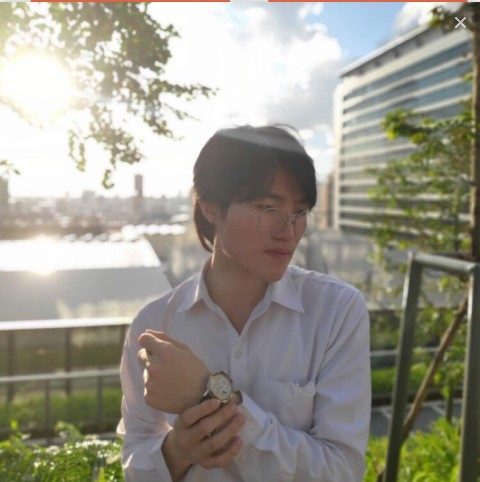
#> input picture ohm1.jpg, 480 x 482 px, found by its file name
$ python Test_Sepia.py
#> lines starting #> are read from the running program, lines starting #| are printed output that depends on the picture
import numpy as np
import cv2

def sepia(src_image):
    # convert the input image to grayscale
    gray = cv2.cvtColor(src_image, cv2.COLOR_BGR2GRAY)

    # normalize the grayscale values to the range of 0 to 1
    normalized_gray = np.array(gray, np.float32)/255

    # create a 3-channel array with solid sepia color
    sepia = np.ones(src_image.shape)
    sepia[:,:,0] *= 153 # B
    sepia[:,:,1] *= 204 # G
    sepia[:,:,2] *= 255 # R

    print(sepia[:,:,0])
    # apply the weighting factors to the sepia color channels using element-wise multiplication
    sepia[:,:,0] *= normalized_gray # B
    sepia[:,:,1] *= normalized_gray # G
    sepia[:,:,2] *= normalized_gray # R

    # convert the resulting sepia image to uint8 data type
    sepia_img = np.array(sepia, dtype=np.uint8)

    return sepia_img

def invert_method(img):
    img_gray   = cv2.cvtColor(img, cv2.COLOR_BGR2GRAY)
    invert_img = cv2.bitwise_not(img_gray)

    return invert_img
# read an input image
image = cv2.imread("E:\Git-hab\Image_Processing_GUI\ohm1.jpg")
#> image is the input picture: shape (482, 480, 3); mean B, G, R 140.4, 152.2, 154.9
gray = cv2.cvtColor(image, cv2.COLOR_BGR2GRAY)
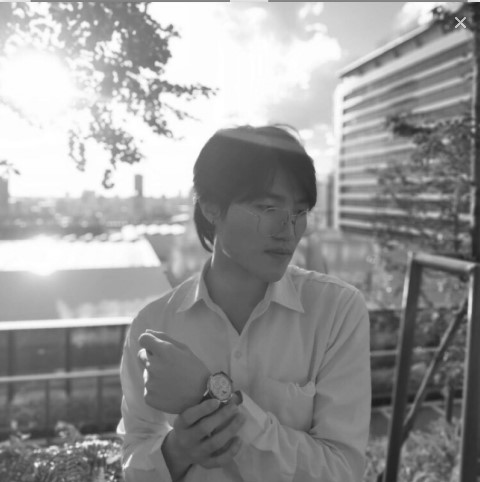
#> gray: shape (482, 480); min 27, max 255, mean 151.7

cv2.imshow("Invert image",invert_method(image))
#> in invert_method, `invert_img = cv2.bitwise_not(img_gray)`:
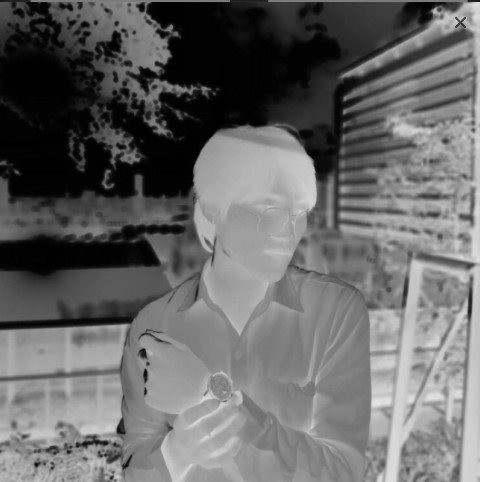
#> invert_img: shape (482, 480); min 0, max 228, mean 103.3
# apply the sepia filter to the input image
sepia_image = sepia(image)
#> in sepia, `sepia[:,:,1] *= 204`:
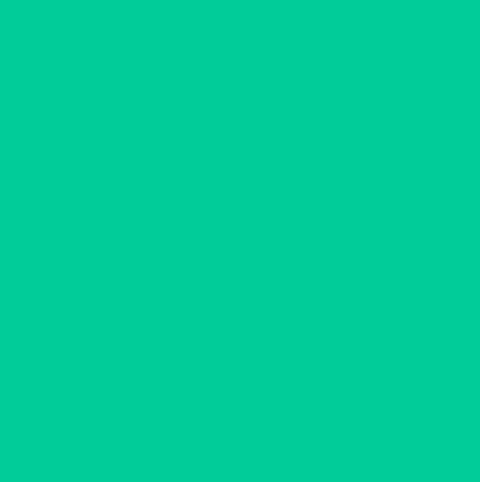
#> sepia: shape (482, 480, 3) float64; mean of channels 0, 1, 2 153, 204, 1; drawn as B, G, R
#> in sepia, `sepia[:,:,2] *= 255`:
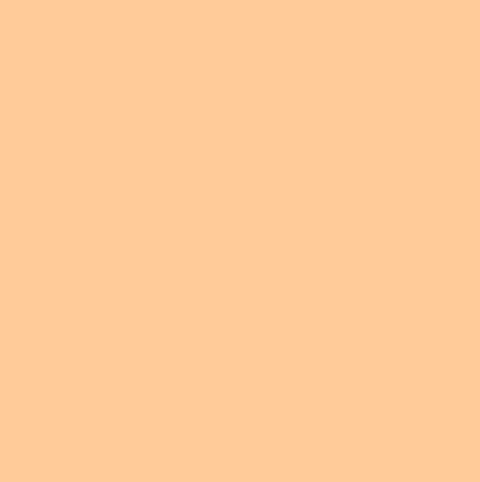
#> sepia: shape (482, 480, 3) float64; mean of channels 0, 1, 2 153, 204, 255; drawn as B, G, R
#> (printed output is left out)
#> in sepia, `sepia[:,:,0] *= normalized_gray`:
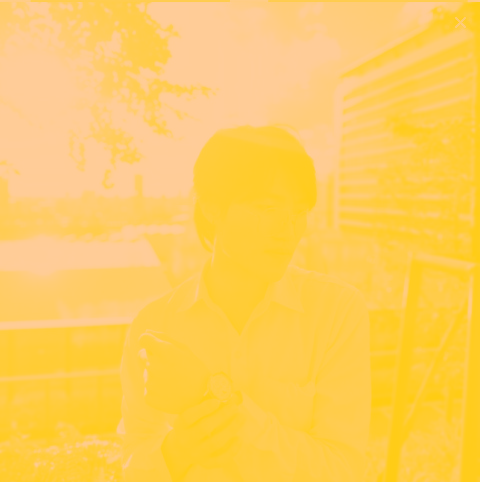
#> sepia: shape (482, 480, 3) float64; mean of channels 0, 1, 2 91, 204, 255; drawn as B, G, R
#> in sepia, `sepia[:,:,1] *= normalized_gray`:
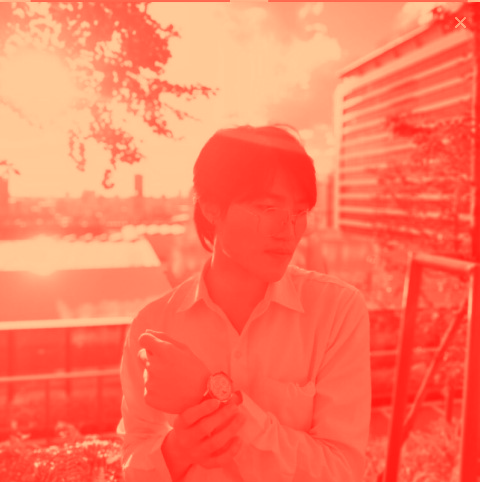
#> sepia: shape (482, 480, 3) float64; mean of channels 0, 1, 2 91, 121.3, 255; drawn as B, G, R
#> in sepia, `sepia[:,:,2] *= normalized_gray`:
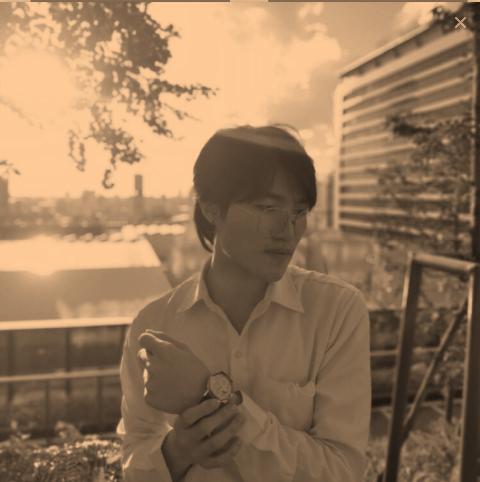
#> sepia: shape (482, 480, 3) float64; mean of channels 0, 1, 2 91, 121.3, 151.7; drawn as B, G, R

# display the resulting sepia image
cv2.imshow("Gray Image", gray)

# wait for a key press and then close the window
cv2.waitKey(0)
cv2.destroyAllWindows()

$ run again, with ohm2.jpg copied over ohm1.jpg
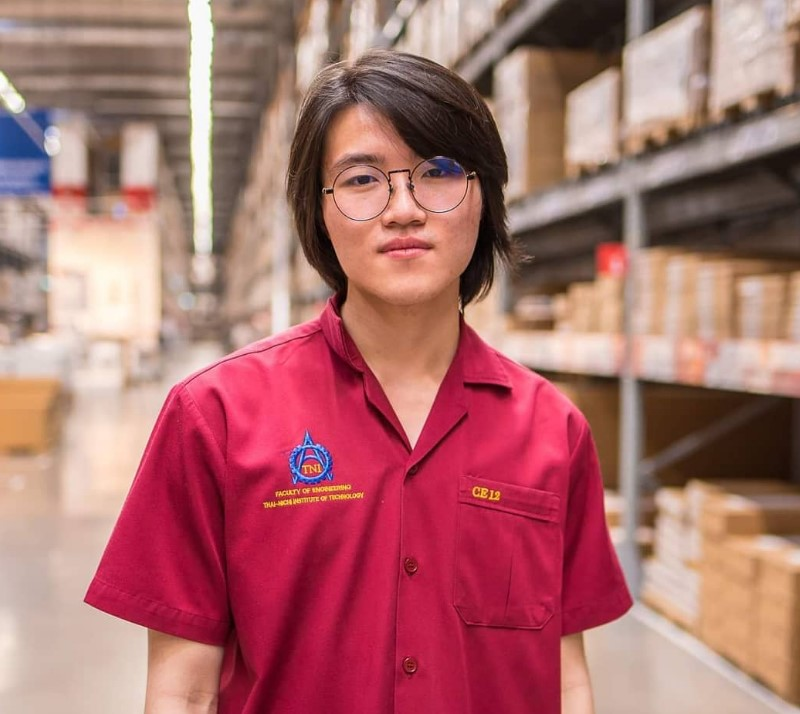
#> input picture ohm2.jpg, 800 x 714 px, found by its file name
#> image is the input picture: shape (714, 800, 3); mean B, G, R 109.4, 109.6, 171.7
#> in invert_method, `invert_img = cv2.bitwise_not(img_gray)`:
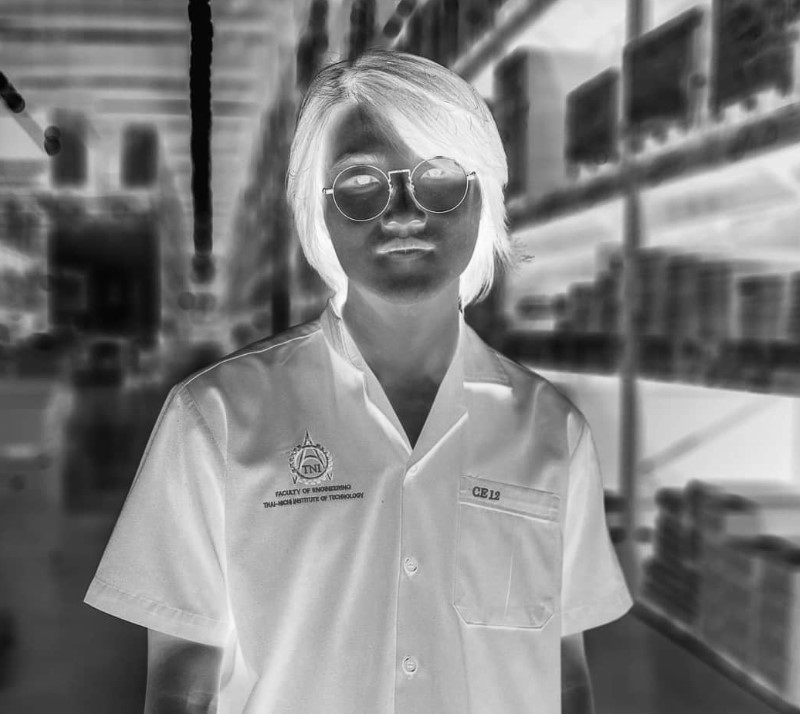
#> invert_img: shape (714, 800); min 1, max 254, mean 126.8
#> (printed output is left out)
#> in sepia, `sepia[:,:,2] *= normalized_gray`:
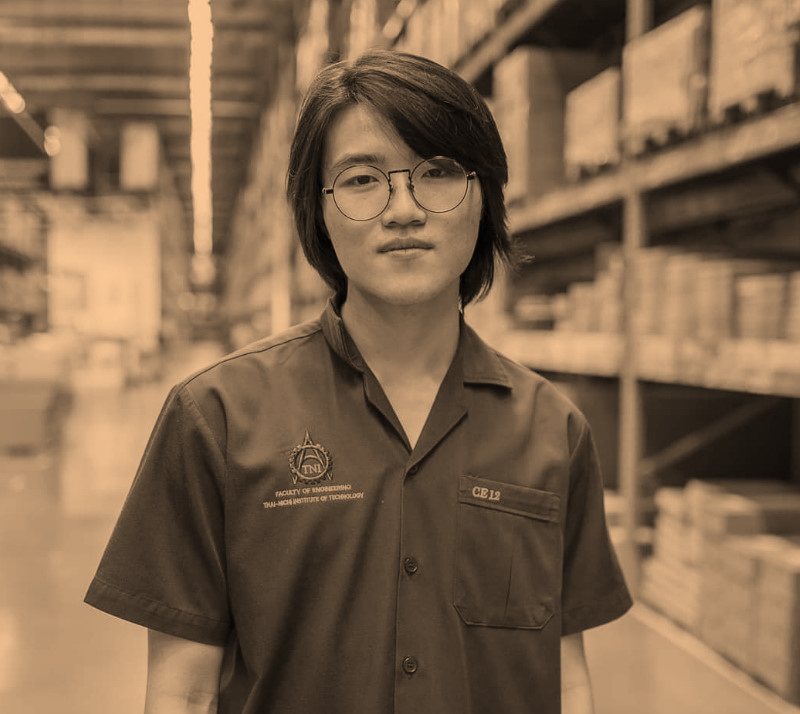
#> sepia: shape (714, 800, 3) float64; mean of channels 0, 1, 2 76.9, 102.5, 128.2; drawn as B, G, R

$ run again, with XrJFa.jpg copied over ohm1.jpg
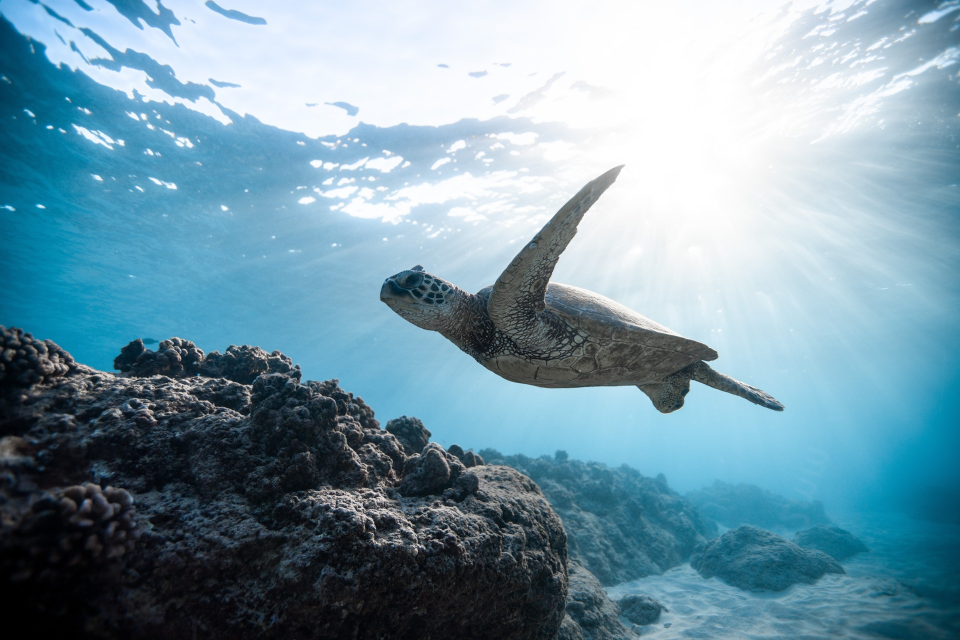
#> input picture XrJFa.jpg, 1920 x 1280 px, found by its file name (shown at 1/2 size)
#> image is the input picture: shape (1280, 1920, 3); mean B, G, R 166.7, 151.5, 117.8
#> (printed output is left out)
#> in sepia, `sepia[:,:,2] *= normalized_gray`:
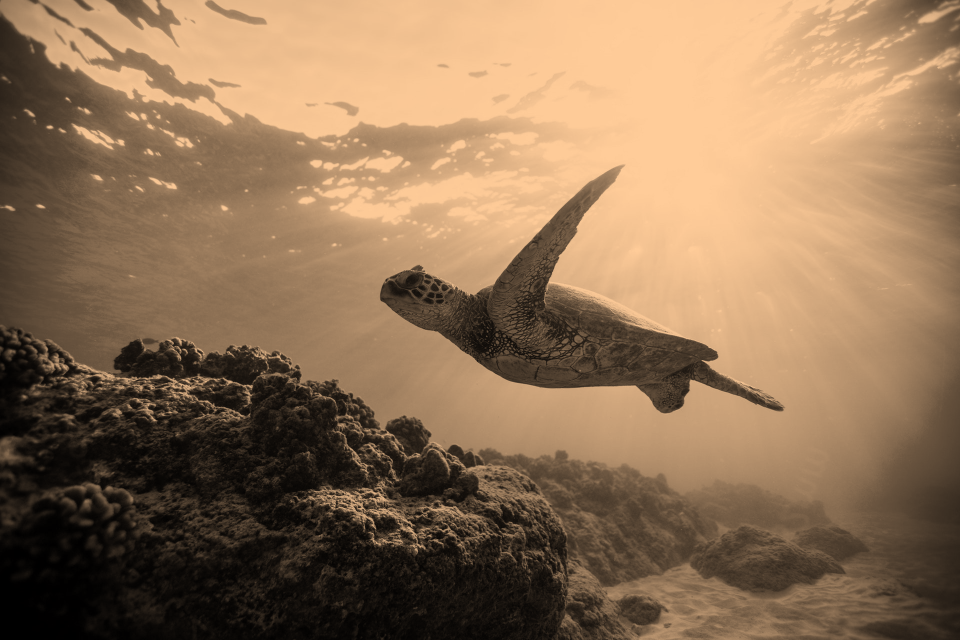
#> sepia: shape (1280, 1920, 3) float64 (shown at 1/2 size); mean of channels 0, 1, 2 85.9, 114.5, 143.2; drawn as B, G, R
